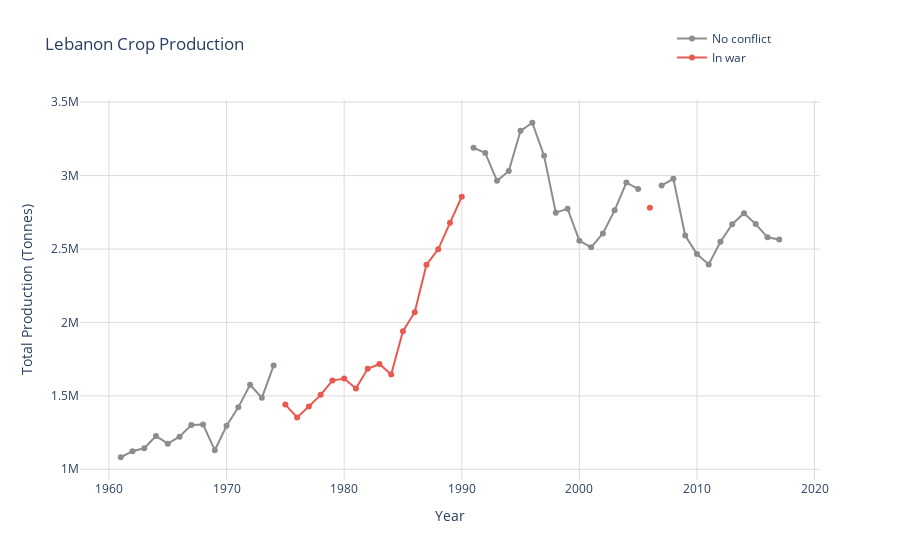

The cell this chart's notebook holds for it:
### Code cell
# Create figure for Plotly. Here we add two separate traces to our plot in order to be able to color them differently.
# 

fig = go.Figure()

for country in list_countries:
        country_prod_war = country_in_war(final_wars_df, merged_data, country)
        prod_in_war = country_prod_war.copy()
        prod_no_war = country_prod_war.copy()

        prod_in_war['value_crop'][~prod_in_war['in_war']] = None
        prod_no_war['value_crop'][prod_no_war['in_war']] = None


        # Add data for years not in war
        fig.add_trace(go.Scatter( x=prod_no_war["year"], y=prod_no_war["value_crop"],
                        mode='lines+markers',
                        name='No conflict',
                        hoverinfo='skip',
                        connectgaps=False,
                        #visible = False,
                        line=dict(color='RGB(142, 141, 138)', width=2)))

        # Add data for in war years
        fig.add_trace(go.Scatter(x=prod_in_war["year"], y=prod_in_war["value_crop"],
                        mode='lines+markers',
                        name='In war',
                        hoverinfo='skip',
                        connectgaps=False,
                        #visible = False,
                        line=dict(color='RGB(232, 90, 79)', width=2)))

        
        fig.update_layout(title='Lebanon Crop Production',
                           xaxis_title='Year',
                           yaxis_title='Total Production (Tonnes)',
                           plot_bgcolor = "White"
                          )
        fig.update_xaxes(showgrid=True, gridwidth=1, gridcolor='RGB(220, 220, 220)')
        fig.update_yaxes(showgrid=True, gridwidth=1, gridcolor='RGB(220, 220, 220)')
        
fig.update_layout(legend=dict(x=0.8, y=1.2))    
    
fig.show()

### Figure 1 — Plotly figure (JSON) as saved in the notebook; plotly's stock layout.template omitted (floating-point values rounded to 4 significant figures)
{"data": [{"connectgaps": false, "hoverinfo": "skip", "line": {"color": "RGB(142, 141, 138)", "width": 2}, "mode": "lines+markers", "name": "No conflict", "type": "scatter", "x": ["1961-01-01", "1962-01-01", "1963-01-01", "1964-01-01", "1965-01-01", "1966-01-01", "1967-01-01", "1968-01-01", "1969-01-01", "1970-01-01", "1971-01-01", "1972-01-01", "1973-01-01", "1974-01-01", "1975-01-01", "1976-01-01", "1977-01-01", "1978-01-01", "1979-01-01", "1980-01-01", "1981-01-01", "1982-01-01", "1983-01-01", "1984-01-01", "1985-01-01", "1986-01-01", "1987-01-01", "1988-01-01", "1989-01-01", "1990-01-01", "1991-01-01", "1992-01-01", "1993-01-01", "1994-01-01", "1995-01-01", "1996-01-01", "1997-01-01", "1998-01-01", "1999-01-01", "2000-01-01", "2001-01-01", "2002-01-01", "2003-01-01", "2004-01-01", "2005-01-01", "2006-01-01", "2007-01-01", "2008-01-01", "2009-01-01", "2010-01-01", "2011-01-01", "2012-01-01", "2013-01-01", "2014-01-01", "2015-01-01", "2016-01-01", "2017-01-01"], "y": [1082027, 1123471, 1143291, 1225920, 1174548, 1222130, 1301316, 1304833, 1130030, 1296779, 1421886, 1575982, 1487203, 1706556, null, null, null, null, null, null, null, null, null, null, null, null, null, null, null, null, 3190002, 3154568, 2964608, 3031613, 3304977, 3360062, 3135755, 2747076, 2774841, 2557031, 2511455, 2605760, 2763392, 2952553, 2908938, null, 2933188, 2978220, 2592092, 2466275, 2395096, 2549976, 2668916, 2743968, 2669856, 2579943, 2564765]}, {"connectgaps": false, "hoverinfo": "skip", "line": {"color": "RGB(232, 90, 79)", "width": 2}, "mode": "lines+markers", "name": "In war", "type": "scatter", "x": ["1961-01-01", "1962-01-01", "1963-01-01", "1964-01-01", "1965-01-01", "1966-01-01", "1967-01-01", "1968-01-01", "1969-01-01", "1970-01-01", "1971-01-01", "1972-01-01", "1973-01-01", "1974-01-01", "1975-01-01", "1976-01-01", "1977-01-01", "1978-01-01", "1979-01-01", "1980-01-01", "1981-01-01", "1982-01-01", "1983-01-01", "1984-01-01", "1985-01-01", "1986-01-01", "1987-01-01", "1988-01-01", "1989-01-01", "1990-01-01", "1991-01-01", "1992-01-01", "1993-01-01", "1994-01-01", "1995-01-01", "1996-01-01", "1997-01-01", "1998-01-01", "1999-01-01", "2000-01-01", "2001-01-01", "2002-01-01", "2003-01-01", "2004-01-01", "2005-01-01", "2006-01-01", "2007-01-01", "2008-01-01", "2009-01-01", "2010-01-01", "2011-01-01", "2012-01-01", "2013-01-01", "2014-01-01", "2015-01-01", "2016-01-01", "2017-01-01"], "y": [null, null, null, null, null, null, null, null, null, null, null, null, null, null, 1440545, 1353377, 1427428, 1506924, 1604184, 1617655, 1550622, 1684054, 1717345, 1645310, 1940149, 2069817, 2393676, 2497863, 2678731, 2856243, null, null, null, null, null, null, null, null, null, null, null, null, null, null, null, 2781558, null, null, null, null, null, null, null, null, null, null, null]}], "layout": {"autosize": true, "legend": {"x": 0.8, "y": 1.2}, "plot_bgcolor": "White", "title": {"text": "Lebanon Crop Production"}, "xaxis": {"autorange": true, "gridcolor": "RGB(220, 220, 220)", "gridwidth": 1, "range": ["1957-07-20 00:20:13.1637", "2020-06-14 23:39:46.8363"], "showgrid": true, "title": {"text": "Year"}, "type": "date"}, "yaxis": {"autorange": true, "gridcolor": "RGB(220, 220, 220)", "gridwidth": 1, "range": [915200.0, 3527000.0], "showgrid": true, "title": {"text": "Total Production (Tonnes)"}, "type": "linear"}}}
